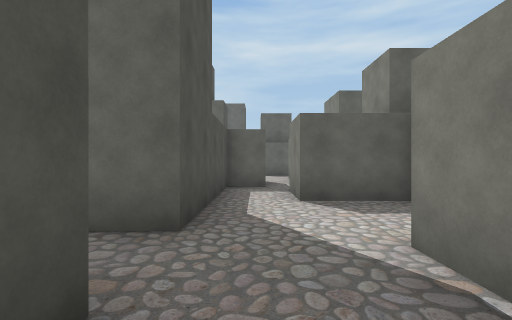
View 1 (above)

24 first-person views from a walk through a scene from a Unity 3-D project. The camera is 1.4 m above the floor, looks level and sees 85° across. The floor is counted in squares, 2 m on a side. Each view is taken from the middle of a square. On the plan, view 1 faces up. The plan holds only what a view shows up to about 9 squares ahead; the rest is blank. The player is left out.

View 2
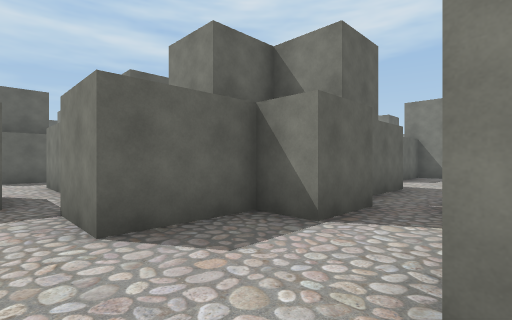

View 3
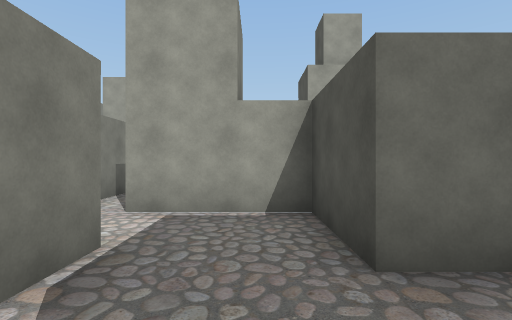

View 4
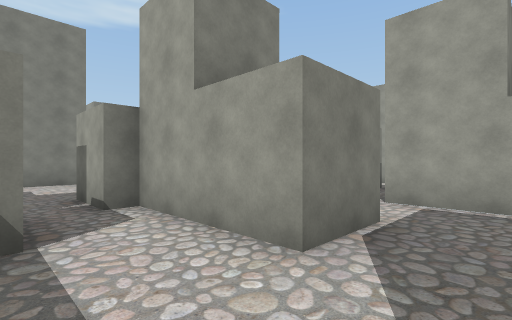

View 5
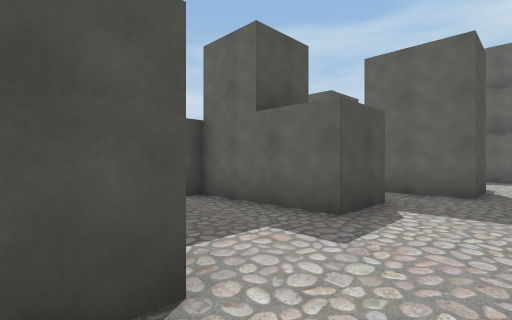

View 6
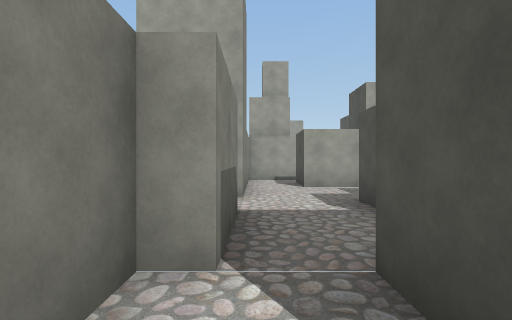

View 7
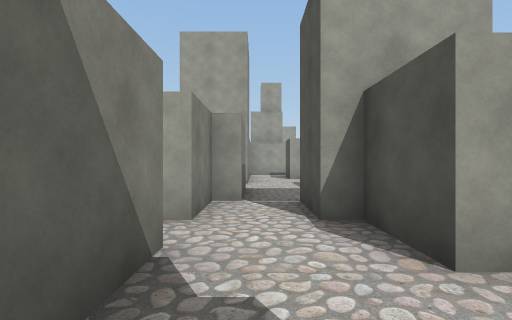

View 8
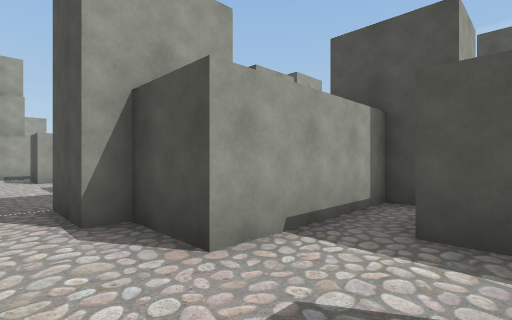

View 9
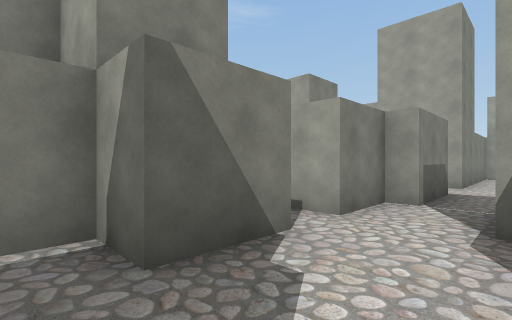

View 10
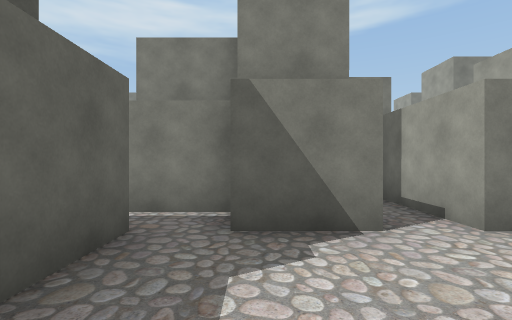

View 11
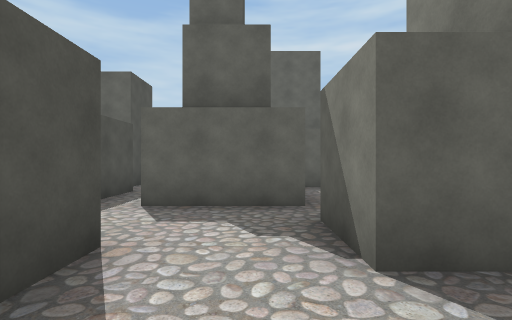

View 12
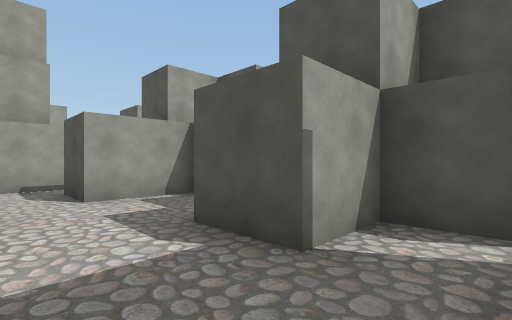

View 13
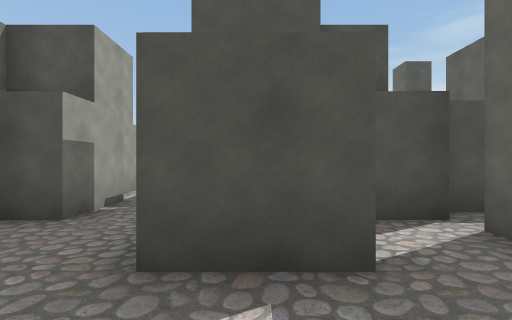

View 14
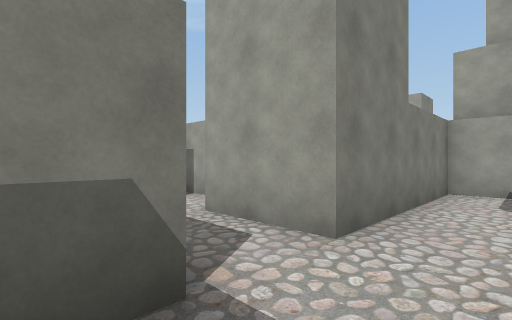

View 15
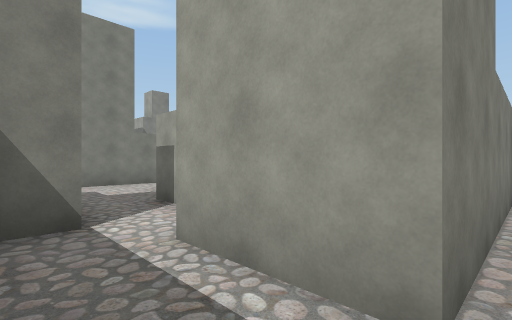

View 16
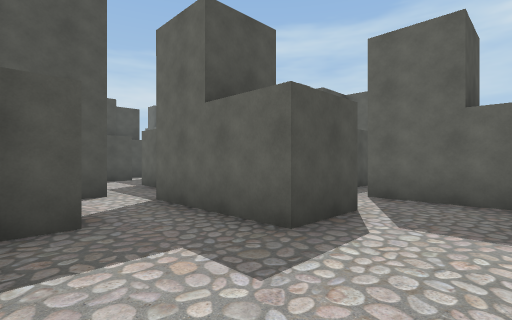

View 17
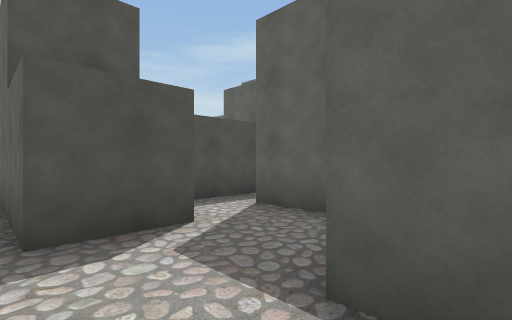

View 18
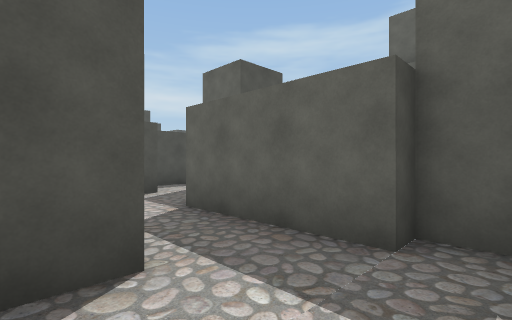

View 19
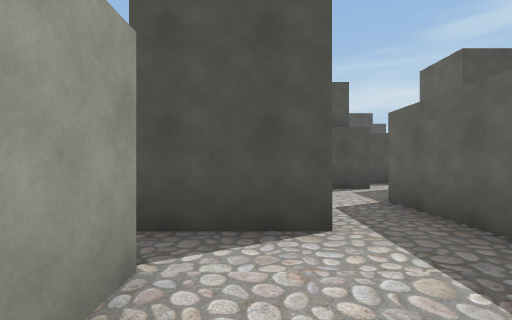

View 20
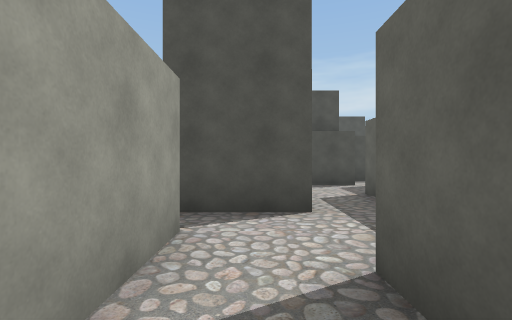

View 21
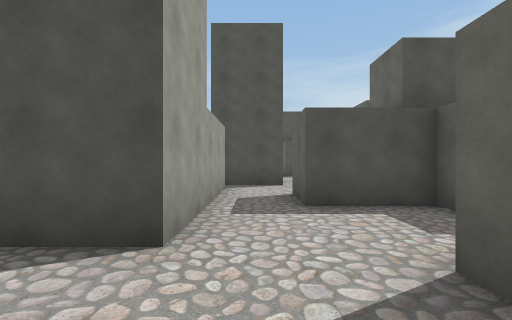

View 22
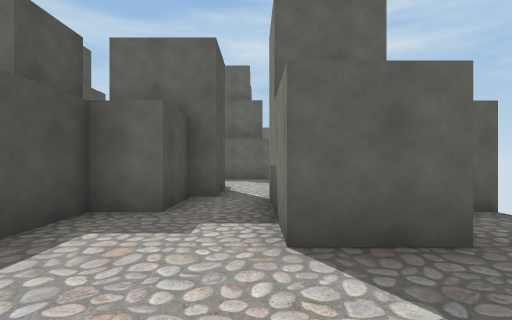

View 23
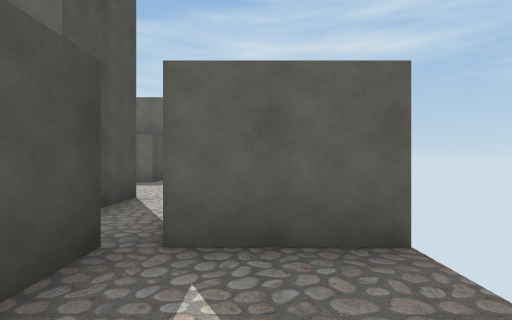

View 24
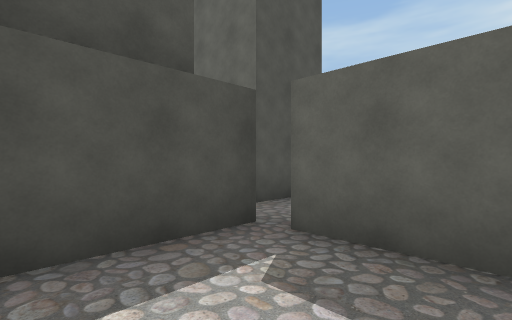

### Floor plan
Points are (right, up) in squares from view 1. A wall is a line through its corners. A room is listed if a view was taken in it or the views show most of it. See-through windows are left out.
Room 1 (views 1, 2, 3, 4)
walls: (2.8, 3.8) (2.8, 4.7) (0.8, 4.7) (0.8, 6.2); (1.3, 0.6) (1.3, 2.3) (2.5, 2.3); (-0.7, 1.2) (-0.7, -0.8) (1.8, -0.8); (0.2, 7.3) (-0.7, 7.3) (-0.7, 2.7)
ways out: opening at (3, 3) to room 5; opening at (-1.5, 2); opening at (2, 0)
Room 2 (view 5)
walls: (7.5, -0.8) (9.2, -0.8) (9.2, 1.4); (7.8, 1.8) (7.8, 0.2)
ways out: opening at (8.5, 1) to room 5
Room 3 (view 6)
walls: (9.7, 8.7) (12, 8.7); (10.6, 9.7) (9.7, 9.7); (7.8, 10.3) (7.8, 8.7) (8.2, 8.7); (9.2, 7.2) (9.7, 7.2)
ways out: opening at (8.5, 10) to room 4; opening at (9, 8) to room 5
Room 4 (views 7, 8, 9, 10)
walls: (9.9, 12.2) (7.2, 12.2); (6.2, 14.2) (6.2, 11.2); (9.7, 9.7) (9.7, 11.2) (10.7, 11.2) (10.7, 12.8); (4.2, 10.8) (4.2, 10.3) (7.8, 10.3)
ways out: opening at (8.5, 10) to room 3; opening at (7, 13.5); opening at (10, 12)
Room 5 (views 11, 12, 13, 14, 15)
walls: (5.7, 5.8) (7.2, 5.8) (7.2, 4.3) (4.2, 4.3) (4.2, 3.8) (2.8, 3.8); (9.2, 5.3) (9.2, 7.2); (9.2, 1.4) (9.2, 3.7); (9.7, 7.2) (9.7, 8.7); (2.5, 2.3) (4.2, 2.3) (4.2, 2.8) (5.7, 2.8) (5.7, 1.8) (7.8, 1.8); (8.2, 8.7) (8.2, 7.3) (6.2, 7.3)
ways out: opening at (3, 3) to room 1; opening at (8.5, 1) to room 2; opening at (9, 8) to room 3; opening at (10.5, 4.5) to room 6; opening at (7, 6.5) to room 11
Room 6 (view 16)
walls: (12.6, 2.8) (13.8, 2.8) (13.8, 2.1); (15.3, 5.8) (15.3, 4.3) (12.2, 4.3) (12.2, 4.9); (10.2, 5.3) (9.2, 5.3); (17.2, 1) (17.2, 3.1); (16.9, 7.3) (14.8, 7.3); (9.2, 3.7) (11.3, 3.7) (11.3, 3.2)
ways out: opening at (10.5, 4.5) to room 5; opening at (18.5, 4.5) to room 7; opening at (15, 6.5) to room 10; opening at (16.5, 1)
Room 7 (views 17, 18, 19)
walls: (19.3, 3.9) (19.3, 1.8); (20.2, 2.3) (22.6, 2.3); (21, 5.8) (20.3, 5.8) (20.3, 5.3) (17.2, 5.3); (22.8, 3.8) (21.2, 3.8)
ways out: opening at (18.5, 4.5) to room 6; opening at (22, 3) to room 8
Room 8 (views 20, 21)
walls: (26.9, 4.3) (25.3, 4.3) (25.3, 7); (22.6, 2.3) (24.8, 2.3); (24.3, 8.6) (24.3, 7.3) (23.8, 7.3) (23.8, 5.8) (22.8, 5.8) (22.8, 3.8)
ways out: opening at (22, 3) to room 7; opening at (25.5, 1.5) to room 9; opening at (25, 8)
Room 9 (views 22, 23, 24)
walls: (25.8, -0.8) (25.8, -3); (28.4, -0.7) (26.2, -0.7); (24.8, 2.3) (24.8, 0.2)
ways out: opening at (25.5, 1.5) to room 8
Room 10 (no view inside)
walls: (13.8, 9.6) (13.8, 6.4)
ways out: opening at (15, 6.5) to room 6; opening at (14, 8.5)
Room 11 (no view inside)
walls: (5.7, 7.4) (5.7, 5.8); (5.3, 8.1) (5.3, 7.5)
ways out: opening at (7, 6.5) to room 5

Positions as (right, up) in squares from view 1, and headings:
1: (0, 0), facing up
2: (0, 2), facing up-right
3: (0, 3), facing down
4: (0, 4), facing down-right
5: (9, 1), facing up-left
6: (9, 9), facing down
7: (9, 12), facing down
8: (9, 12), facing down-left
9: (8, 12), facing down-right
10: (7, 11), facing right
11: (9, 8), facing up
12: (9, 7), facing down-left
13: (9, 5), facing left
14: (8, 6), facing down-right
15: (9, 5), facing down-right
16: (17, 2), facing up-left
17: (18, 4), facing up-left
18: (21, 3), facing up-left
19: (22, 3), facing left
20: (23, 3), facing left
21: (27, 3), facing left
22: (25, 2), facing up
23: (27, -3), facing up
24: (28, -3), facing up-left
